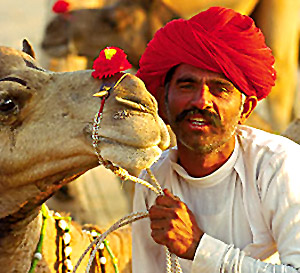
#> input picture Archives/Colors/test2.jpg, 300 x 273 px, given in place of the camera
$ python ocv_transform.py   (Python 2 division)   (older library calls are emulated)
#> lines starting #> are read from the running program, lines starting #| are printed output that depends on the picture; after the words box and inside, x2 and y2 are one past the last pixel; in counts of white or black regions, pixels touching at a corner belong together
import numpy as np
import cv2

#########################################

class elements:
    def __init__(self,name,xl,xr,yt,yb):
        self.name   = name
        self.xr     = xr
        self.xl     = xl
        self.yt     = yt
        self.yb     = yb
        self.layer  = -1
        self.img    = np.zeros(((self.yb-self.yt),(self.xr-self.xl),3), np.uint8)
        self.w      = self.xr - self.xl
        self.h      = self.yb - self.yt
        self.state  = 0

    def setLayer(self, l):
        self.layer = l

    def setMatrix(self):
        return self.img

    def place(self, layer):
        l = self.xl
        r = self.xr
        t = self.yt
        b = self.yb
        layer[t:b,l:r] = self.img

    def whiteout(self):
        self.img[:,:,:] = 255

    def setBorder(self):
        cv2.rectangle(self.img,(0,0),(self.w,self.h),(255,255,255),5)
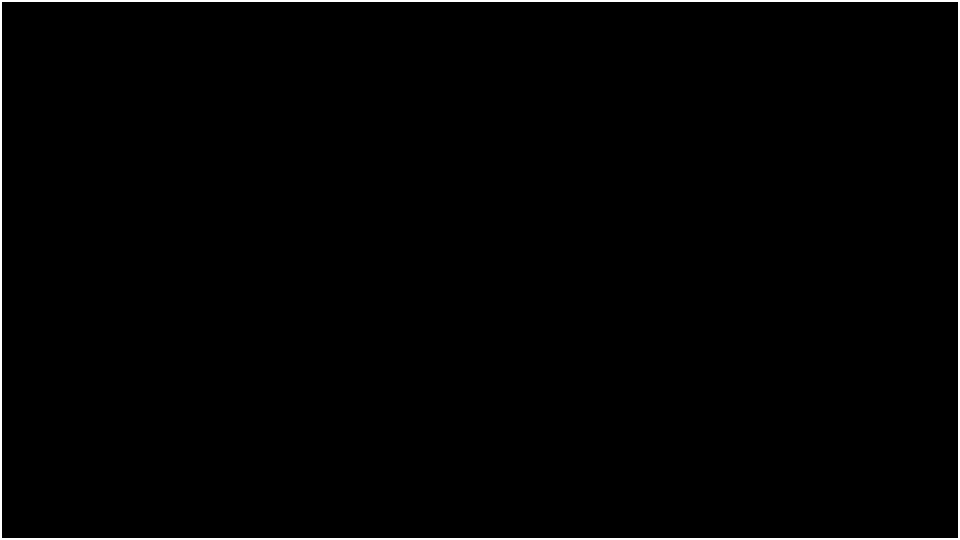
#> self.img: shape (1080, 1920, 3) (shown at 1/2 size); 1% white; 1 white region, box (x1, y1, x2, y2) and area: (0, 0, 1920, 1080) 20951

    # [31 lines left out: functions inR, setState, not called in this run]
#########################################

#########################################
## Init elements

cap = cv2.VideoCapture(0)       # Cam Init

back = elements('back',0,1920,0,1080)   # Background
btn  = elements('btn',250,750,750,900)  # Button
inx  = elements('inx',850,1700,200,900) # Input Box
outx = elements('outx',250,750,200,650) # Output Box
op   = elements('op',250,750,200,650)   # Output
back.setBorder()
btn.setBorder()
#> in setBorder (call 2), `cv2.rectangle(self.img,(0,0),(self.w,self.h),(255,255,255),5)`:
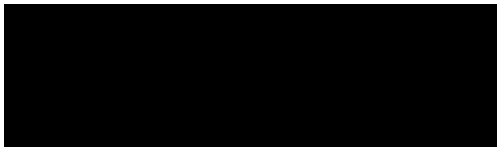
#> self.img: shape (150, 500, 3); 6% white; 1 white region, box (x1, y1, x2, y2) and area: (0, 0, 500, 150) 4501
inx.setBorder()
#> in setBorder (call 3), `cv2.rectangle(self.img,(0,0),(self.w,self.h),(255,255,255),5)`:
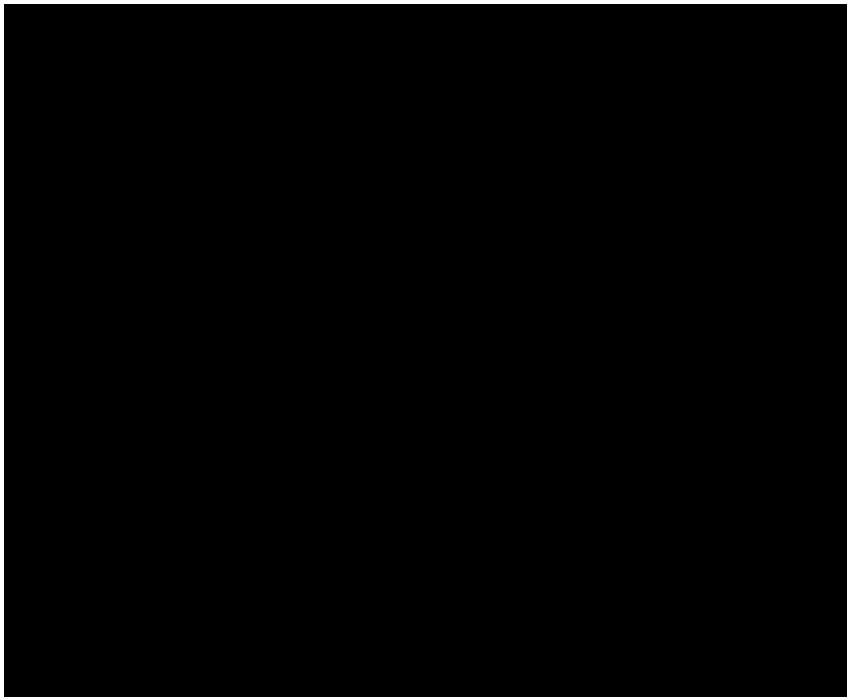
#> self.img: shape (700, 850, 3); 1.8% white; 1 white region, box (x1, y1, x2, y2) and area: (0, 0, 850, 700) 10801
outx.setBorder()
#> in setBorder (call 4), `cv2.rectangle(self.img,(0,0),(self.w,self.h),(255,255,255),5)`:
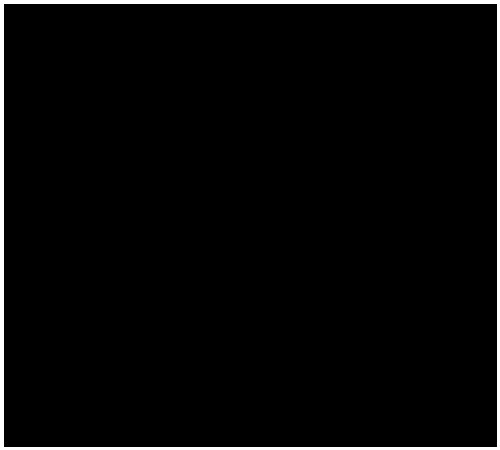
#> self.img: shape (450, 500, 3); 2.9% white; 1 white region, box (x1, y1, x2, y2) and area: (0, 0, 500, 450) 6601

## Init Layers
layer1 = back.setMatrix()       # Full image
btn.place(layer1)               # Place button
#> in place, `layer[t:b,l:r] = self.img`: layer: shape (1080, 1920, 3); 1.2% white; 2 white regions, box (x1, y1, x2, y2) and area: (0, 0, 1920, 1080) 20951, (250, 750, 750, 900) 4501
inx.place(layer1)
outx.place(layer1)
#> in place (call 3), `layer[t:b,l:r] = self.img`: layer: shape (1080, 1920, 3); 2.1% white; 4 white regions, box (x1, y1, x2, y2) and area: (0, 0, 1920, 1080) 20951, (850, 200, 1700, 900) 10801, (250, 200, 750, 650) 6601, (250, 750, 750, 900) 4501

#####################################
# Mouse callback
# [67 lines left out: function theloop, not called in this run]
                ## Input area

####################################
#########################################
## Show image

cv2.namedWindow('image', cv2.WINDOW_AUTOSIZE)
cv2.setMouseCallback('image',theloop)
cv2.moveWindow('image', 0, 0)

while(1):
    ret, frame = cap.read()
#> frame is the input picture: shape (273, 300, 3); mean B, G, R 80.2, 122.5, 171.8
    imgt1 = cv2.resize(frame,(850,700), interpolation = cv2.INTER_AREA)
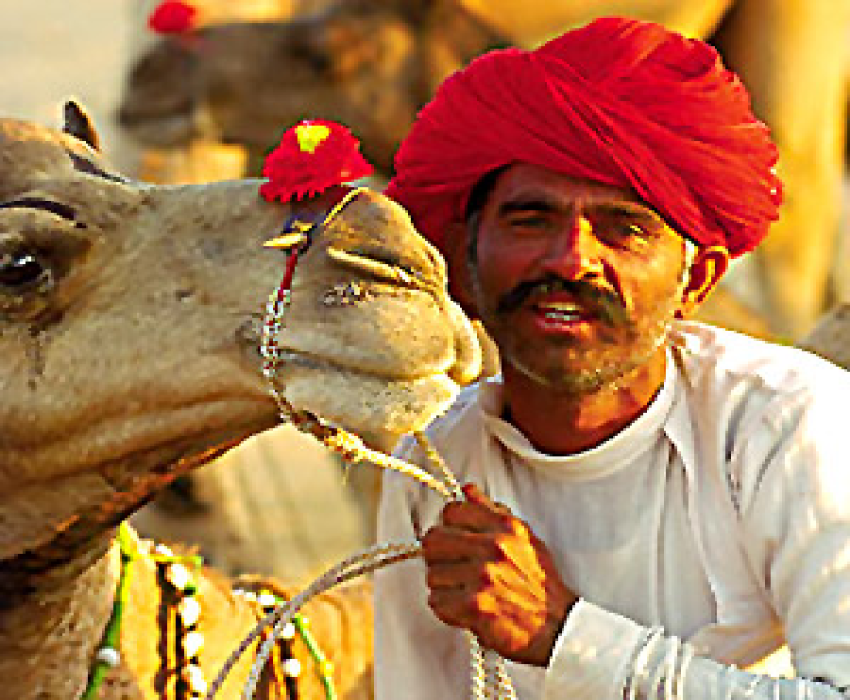
#> imgt1: shape (700, 850, 3); mean B, G, R 80.2, 122.5, 171.7
    imgt2 = cv2.cvtColor(imgt1, cv2.COLOR_BGR2GRAY)
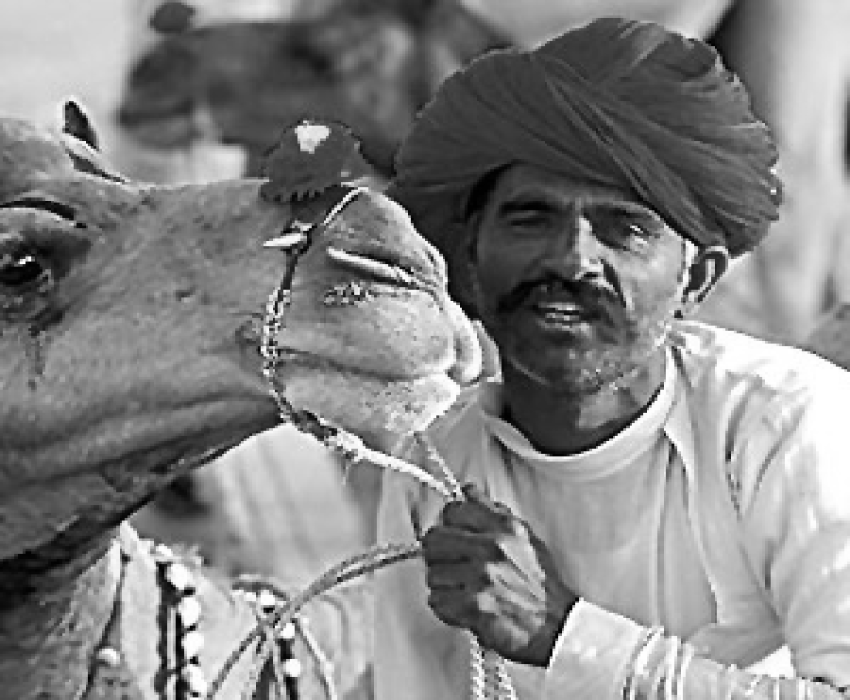
#> imgt2: shape (700, 850); min 0, max 255, mean 132.4
    inx.img = cv2.cvtColor(imgt2, cv2.COLOR_GRAY2BGR)
    inx.place(layer1)
#> in place (call 4), `layer[t:b,l:r] = self.img`:
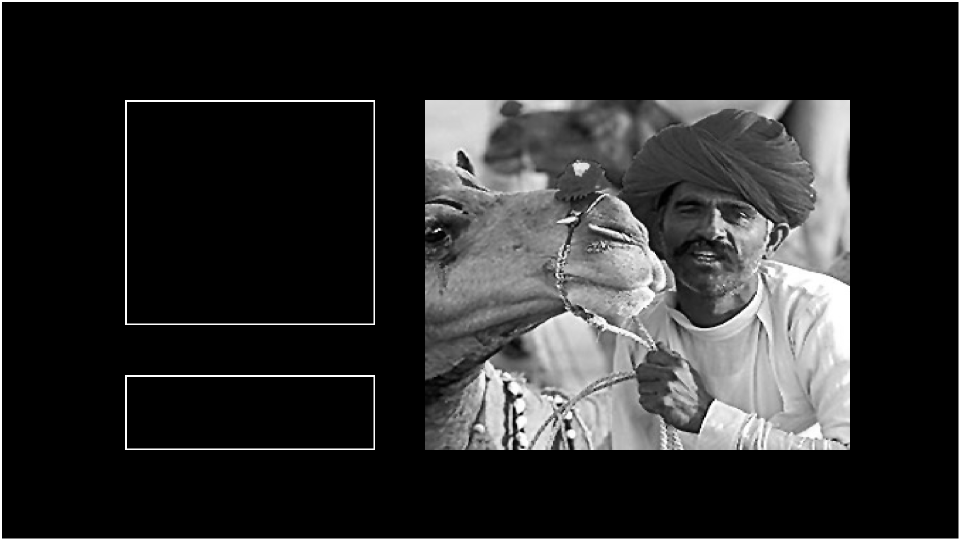
#> layer: shape (1080, 1920, 3) (shown at 1/2 size); min 0, max 255, mean 41.9
    inx.img = imgt1
    btn.place(layer1)
    outx.place(layer1)
    cv2.imshow('image',layer1)
    if cv2.waitKey(20) & 0xFF == 27:
#> (key Esc is pressed here)
        break
cap.release()
cv2.destroyAllWindows()
########################################
